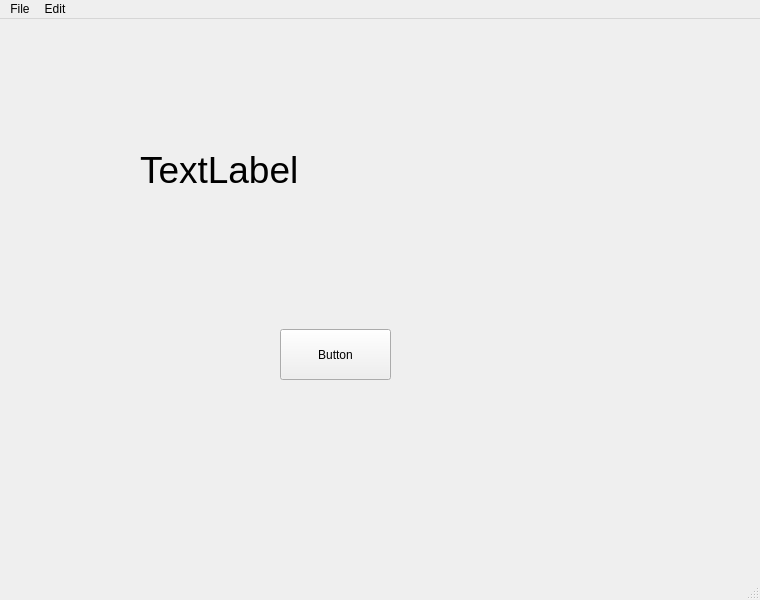
<?xml version="1.0" encoding="UTF-8"?>
<ui version="4.0">
 <class>MainWindow</class>
 <widget class="QMainWindow" name="MainWindow">
  <property name="geometry">
   <rect>
    <x>0</x>
    <y>0</y>
    <width>760</width>
    <height>600</height>
   </rect>
  </property>
  <property name="windowTitle">
   <string>MainWindow</string>
  </property>
  <widget class="QWidget" name="centralwidget">
   <widget class="QLabel" name="labelOne">
    <property name="geometry">
     <rect>
      <x>140</x>
      <y>90</y>
      <width>271</width>
      <height>121</height>
     </rect>
    </property>
    <property name="font">
     <font>
      <pointsize>28</pointsize>
     </font>
    </property>
    <property name="text">
     <string>TextLabel</string>
    </property>
   </widget>
   <widget class="QPushButton" name="buttonOne">
    <property name="geometry">
     <rect>
      <x>280</x>
      <y>310</y>
      <width>111</width>
      <height>51</height>
     </rect>
    </property>
    <property name="text">
     <string>Button</string>
    </property>
   </widget>
  </widget>
  <widget class="QMenuBar" name="menubar">
   <property name="geometry">
    <rect>
     <x>0</x>
     <y>0</y>
     <width>760</width>
     <height>21</height>
    </rect>
   </property>
   <widget class="QMenu" name="menuFile">
    <property name="title">
     <string>File</string>
    </property>
    <addaction name="actionNew"/>
    <addaction name="separator"/>
    <addaction name="actionSave"/>
   </widget>
   <widget class="QMenu" name="menuEdut">
    <property name="title">
     <string>Edit</string>
    </property>
    <addaction name="actionCopy"/>
    <addaction name="actionPaste"/>
   </widget>
   <addaction name="menuFile"/>
   <addaction name="menuEdut"/>
  </widget>
  <widget class="QStatusBar" name="statusbar"/>
  <action name="actionNew">
   <property name="text">
    <string>New</string>
   </property>
   <property name="statusTip">
    <string>Create a new file</string>
   </property>
   <property name="shortcut">
    <string>Ctrl+N</string>
   </property>
   <property name="shortcutContext">
    <enum>Qt::WindowShortcut</enum>
   </property>
  </action>
  <action name="actionSave">
   <property name="text">
    <string>Save</string>
   </property>
   <property name="statusTip">
    <string>Saves a file</string>
   </property>
   <property name="shortcut">
    <string>Ctrl+S</string>
   </property>
  </action>
  <action name="actionCopy">
   <property name="text">
    <string>Copy</string>
   </property>
   <property name="statusTip">
    <string>Copies a file</string>
   </property>
   <property name="shortcut">
    <string>Ctrl+C</string>
   </property>
  </action>
  <action name="actionPaste">
   <property name="text">
    <string>Paste</string>
   </property>
   <property name="statusTip">
    <string>Pastes a file</string>
   </property>
   <property name="shortcut">
    <string>Ctrl+V</string>
   </property>
  </action>
 </widget>
 <resources/>
 <connections/>
</ui>
